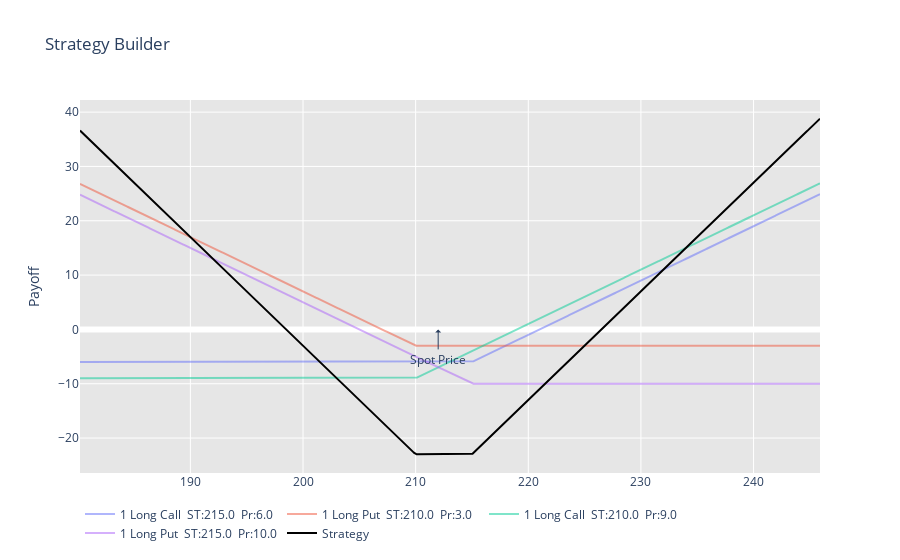

Notebook code for this chart:
### Code cell
Strategy = [Action_1,
            Action_2,
            Action_3,
            Action_4
            ]

SB( spot= 212,spot_range = 15 ,Strategy   = Strategy)

### Figure 1 — Plotly figure (JSON) as saved in the notebook; plotly's stock layout.template omitted (floating-point values rounded to 4 significant figures; data arrays with more than 128 entries replaced by an {"elided": "..."} marker saying what was removed)
{"data": [{"mode": "lines", "name": "1 Long Call  ST:215.0  Pr:6.0", "opacity": 0.5, "type": "scatter", "x": {"elided": "3100 float values"}, "y": {"elided": "3100 float values"}}, {"mode": "lines", "name": "1 Long Put  ST:210.0  Pr:3.0", "opacity": 0.5, "type": "scatter", "x": {"elided": "3100 float values"}, "y": {"elided": "3100 float values"}}, {"mode": "lines", "name": "1 Long Call  ST:210.0  Pr:9.0", "opacity": 0.5, "type": "scatter", "x": {"elided": "3100 float values"}, "y": {"elided": "3100 float values"}}, {"mode": "lines", "name": "1 Long Put  ST:215.0  Pr:10.0", "opacity": 0.5, "type": "scatter", "x": {"elided": "3100 float values"}, "y": {"elided": "3100 float values"}}, {"line": {"color": "black", "width": 2}, "mode": "lines", "name": "Strategy", "type": "scatter", "x": {"elided": "3100 float values"}, "y": {"elided": "3100 float values"}}], "layout": {"annotations": [{"arrowhead": 1, "ax": 0, "ay": 30, "font": {"size": 12}, "showarrow": true, "text": "Spot Price", "x": 212, "xref": "x", "y": 0, "yref": "y"}], "hoverdistance": 100, "hovermode": "x", "legend": {"orientation": "h", "y": -0.2, "yanchor": "bottom"}, "plot_bgcolor": "white", "shapes": [{"fillcolor": "grey", "layer": "below", "line": {"color": "red", "dash": "dash", "width": 0}, "name": "spot price", "opacity": 0.1, "type": "rect", "x0": 180.2, "x1": 245.9, "xref": "x", "y0": 0, "y1": 1, "yref": "paper"}, {"fillcolor": "grey", "layer": "below", "line": {"color": "black", "dash": "dash", "width": 0}, "opacity": 0.1, "type": "rect", "x0": 180.2, "x1": 245.9, "xref": "x", "y0": 0, "y1": 1, "yref": "paper"}], "showlegend": true, "spikedistance": 1000, "title": {"text": "Strategy Builder"}, "xaxis": {"showspikes": true, "spikethickness": 1}, "yaxis": {"showspikes": true, "spikethickness": 1, "title": {"text": "Payoff"}, "zeroline": true, "zerolinecolor": "white", "zerolinewidth": 6}}}
